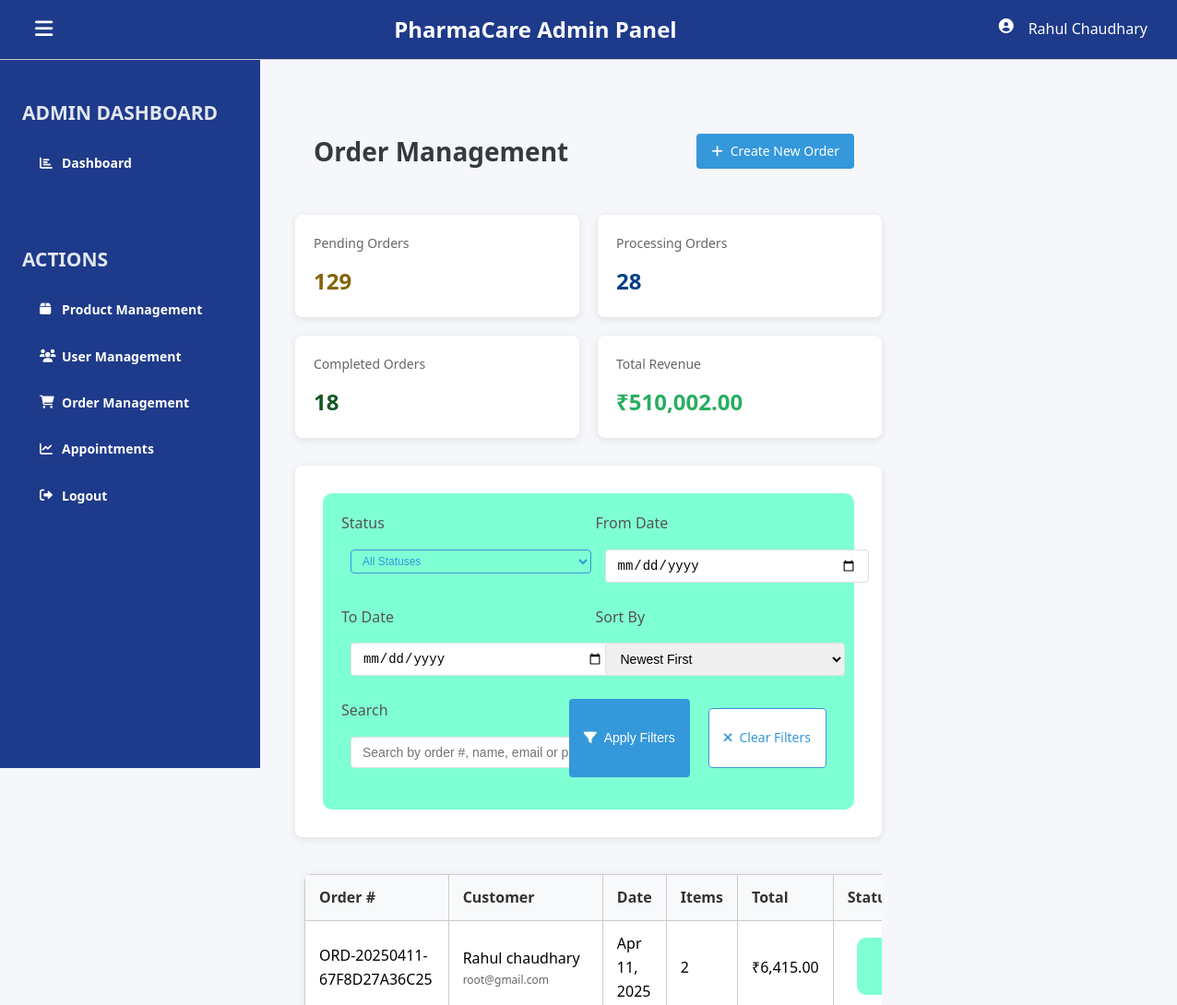
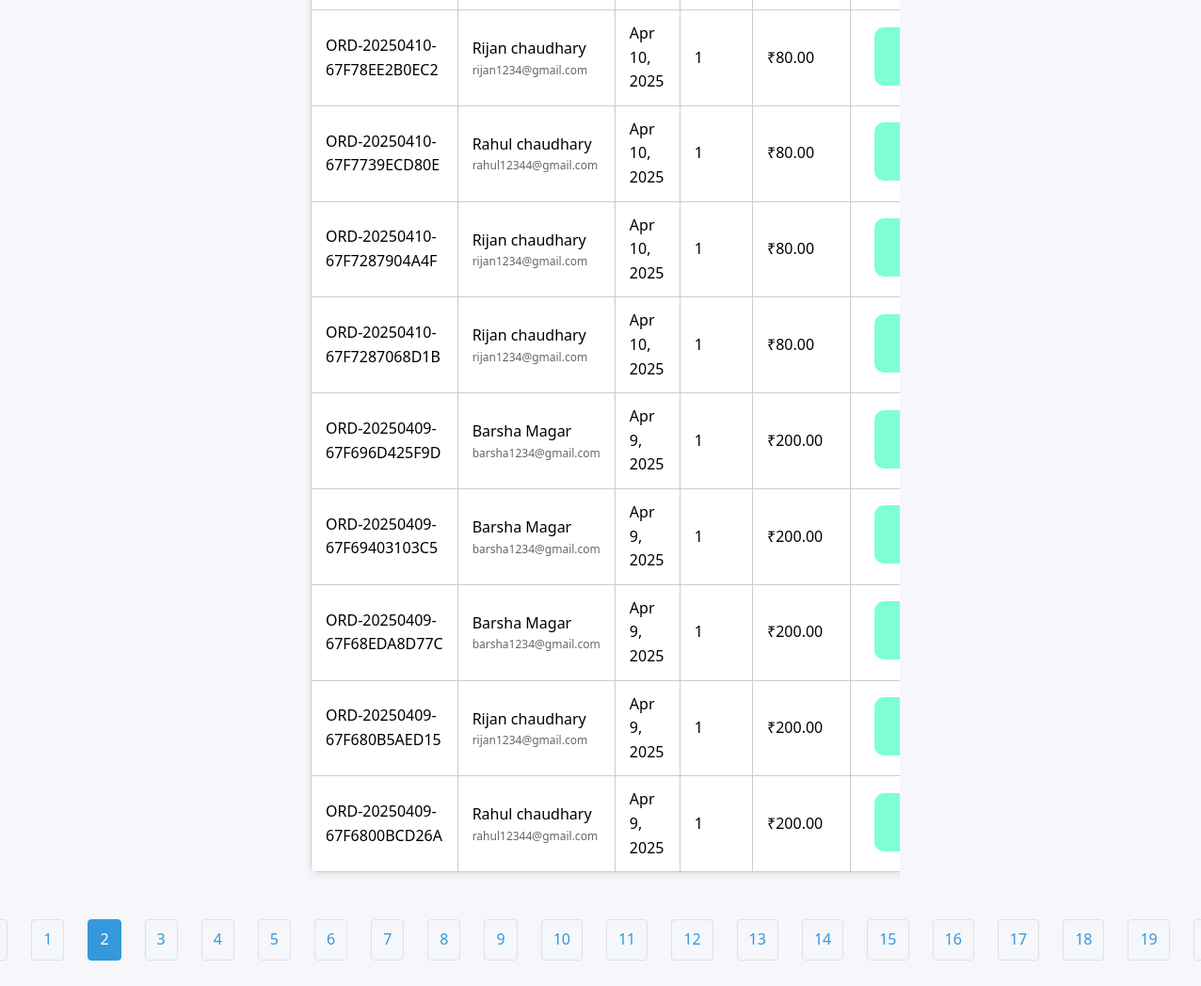
/frontend/pharmacist_orders.php?page=2 (signed in), run on the app's committed database (2 pictures, top to bottom).
### tables this page shows
CREATE TABLE `orders` (
  `id` int(11) NOT NULL,
  `user_id` int(11) DEFAULT NULL,
  `order_number` varchar(50) NOT NULL,
  `total_amount` decimal(10,2) NOT NULL,
  `shipping_fee` decimal(10,2) NOT NULL,
  `payment_method` varchar(20) NOT NULL,
  `payment_details` varchar(255) DEFAULT NULL,
  `status` varchar(20) NOT NULL DEFAULT 'pending',
  `created_at` timestamp NOT NULL DEFAULT current_timestamp(),
  `name` varchar(100) NOT NULL,
  `email` varchar(100) NOT NULL,
  `phone` varchar(20) NOT NULL,
  `address` text NOT NULL,
  `payment_status` varchar(20) DEFAULT 'pending',
  `pidx` varchar(100) DEFAULT NULL
);

### frontend/pharmacist_orders.php (the view, shortened to what this page needs)
<?php
require '../includes/config.php';
$status_filter = $_GET['status'] ?? 'all';
$date_from = $_GET['date_from'] ?? '';
$date_to = $_GET['date_to'] ?? '';
$search_query = $_GET['search'] ?? '';
$sql = "SELECT * FROM orders WHERE 1=1";
$params = [];
$types = '';
$sort = $_GET['sort'] ?? 'newest';
switch ($sort) {
    default:
        $sql .= " ORDER BY created_at DESC";
}
$per_page = 10;
$page = isset($_GET['page']) ? max(1, intval($_GET['page'])) : 1;
$offset = ($page - 1) * $per_page;
$count_sql = str_replace('SELECT *', 'SELECT COUNT(*) as total', $sql);
$stmt = $conn->prepare($count_sql);
$stmt->execute();
$total_result = $stmt->get_result()->fetch_assoc();
$total_orders = $total_result['total'];
$total_pages = ceil($total_orders / $per_page);
$sql .= " LIMIT ? OFFSET ?";
$params[] = $per_page;
$params[] = $offset;
$types .= 'ii';
$stmt = $conn->prepare($sql);
if (!empty($params)) {
    $stmt->bind_param($types, ...$params);
}
$stmt->execute();
$orders = $stmt->get_result()->fetch_all(MYSQLI_ASSOC);
?>
<!DOCTYPE html>
<html lang="en">
<head>
    <link rel="stylesheet" href="../assets/css/dashboard.css">
    <link rel="stylesheet" href="https://cdnjs.cloudflare.com/ajax/libs/font-awesome/6.0.0/css/all.min.css">
</head>
<body>
    <?php include '../Dasboard/Navbar.php'; ?>
    <?php include '../Dasboard/sidebar.php'; ?>
    <div class="orders-container">
        <h1 class="page-title">
            <span>Order Management</span>
            <a href="order.php" class="btn btn-primary">
                <i class="fas fa-plus"></i> Create New Order
            </a>
        </h1>
        <?php
        $summary_sql = "SELECT
            SUM(CASE WHEN status = 'pending' THEN 1 ELSE 0 END) as pending,
            SUM(CASE WHEN status = 'processing' THEN 1 ELSE 0 END) as processing,
            SUM(CASE WHEN status = 'completed' THEN 1 ELSE 0 END) as completed,
            SUM(total_amount) as revenue
            FROM orders";
        $summary_result = $conn->query($summary_sql)->fetch_assoc();
        ?>
        <div class="summary-cards">
            <div class="summary-card pending">
                <div class="summary-card-title">Pending Orders</div>
                <div class="summary-card-value"><?php echo $summary_result['pending']; ?></div>
            </div>
            <div class="summary-card processing">
                <div class="summary-card-title">Processing Orders</div>
                <div class="summary-card-value"><?php echo $summary_result['processing']; ?></div>
            </div>
            <div class="summary-card completed">
                <div class="summary-card-title">Completed Orders</div>
                <div class="summary-card-value"><?php echo $summary_result['completed']; ?></div>
            </div>
            <div class="summary-card revenue">
                <div class="summary-card-title">Total Revenue</div>
                <div class="summary-card-value">₹<?php echo number_format($summary_result['revenue'], 2); ?></div>
            </div>
        </div>
        <div class="filters-container">
            <form method="get" action="pharmacist_orders.php">
                <div class="filter-group">
                    <div class="filter-item">
                        <label for="status">Status</label>
                        <select id="status" name="status">
                            <option value="all" <?php echo $status_filter === 'all' ? 'selected' : ''; ?>>All Statuses</option>
                        </select>
                    </div>
                    <div class="filter-item">
                        <label for="date_from">From Date</label>
                        <input type="date" id="date_from" name="date_from" value="<?php echo htmlspecialchars($date_from); ?>">
                    </div>
                    <div class="filter-item">
                        <label for="date_to">To Date</label>
                        <input type="date" id="date_to" name="date_to" value="<?php echo htmlspecialchars($date_to); ?>">
                    </div>
                    <div class="filter-item">
                        <label for="sort">Sort By</label>
                        <select id="sort" name="sort">
                            <option value="newest" <?php echo $sort === 'newest' ? 'selected' : ''; ?>>Newest First</option>
                        </select>
                    </div>
                </div>
                <div class="filter-group">
                    <div class="filter-item" style="flex: 2;">
                        <label for="search">Search</label>
                        <input type="text" id="search" name="search" placeholder="Search by order #, name, email or phone" value="<?php echo htmlspecialchars($search_query); ?>">
                    </div>
                    <div class="filter-actions">
                        <button type="submit" class="btn btn-primary">
                            <i class="fas fa-filter"></i> Apply Filters
                        </button>
                        <a href="pharmacist_orders.php" class="btn btn-outline">
                            <i class="fas fa-times"></i> Clear Filters
                        </a>
                    </div>
                </div>
            </form>
        </div>
        <?php if (count($orders) > 0): ?>
            <div style="overflow-x: auto;">
                <table class="orders-table">
                    <thead>
                        <tr>
                            <th>Order #</th>
                            <th>Customer</th>
                            <th>Date</th>
                            <th>Items</th>
                            <th>Total</th>
                            <th>Status</th>
                        </tr>
                    </thead>
                    <tbody>
                        <?php foreach ($orders as $order): ?>
                            <tr>
                                <td><?php echo htmlspecialchars($order['order_number']); ?></td>
                                <td>
                                    <div><?php echo htmlspecialchars($order['name']); ?></div>
                                    <div style="font-size: 12px; color: #666;"><?php echo htmlspecialchars($order['email']); ?></div>
                                </td>
                                <td><?php echo date('M j, Y', strtotime($order['created_at'])); ?></td>
                                <td>
                                    <?php
                                    $stmt = $conn->prepare("SELECT COUNT(*) as count FROM order_items WHERE order_id = ?");
                                    $stmt->bind_param("i", $order['id']);
                                    $stmt->execute();
                                    $item_count = $stmt->get_result()->fetch_assoc()['count'];
                                    echo $item_count;
                                    ?>
                                </td>
                                <td>₹<?php echo number_format($order['total_amount'], 2); ?></td>
                                <td>
                                    <form method="post" action="update_order_status.php" style="display: inline;">
                                    </form>
                                </td>
                            </tr>
                        <?php endforeach; ?>
                    </tbody>
                </table>
            </div>
            <?php if ($total_pages > 1): ?>
                <div class="pagination">
                    <?php if ($page > 1): ?>
                        <a href="?<?php echo http_build_query(array_merge($_GET, ['page' => $page - 1])); ?>" class="page-link">
                        </a>
                    <?php endif; ?>
                    <?php for ($i = 1; $i <= $total_pages; $i++): ?>
                        <a href="?<?php echo http_build_query(array_merge($_GET, ['page' => $i])); ?>" class="page-link <?php echo $i == $page ? 'active' : ''; ?>">
                            <?php echo $i; ?>
                        </a>
                    <?php endfor; ?>
                    <?php if ($page < $total_pages): ?>
                        <a href="?<?php echo http_build_query(array_merge($_GET, ['page' => $page + 1])); ?>" class="page-link">
                        </a>
                    <?php endif; ?>
                </div>
            <?php endif; ?>
        <?php endif; ?>
    </div>
</body>
</html>

### assets/css/dashboard.css (style rules this page uses)
body { margin: 0; font-family: Arial, sans-serif; }
form { display: flex; flex-direction: column; background-color: aquamarine; padding: 20px; border-radius: 10px; margin: 10px; }
input { margin: 10px; padding: 10px; }
table { border-collapse: collapse; background-color: whitesmoke; width: 100%; margin: 10px; }
a { text-decoration: none; color: #1e3a8a; border: 1px solid #1e3a8a; border-radius: 10px; padding: 10px; margin: 10px; }
th,td { border: 1px solid #ccc; padding: 8px; text-align: left; }
th { background-color: #1e3a8a; color: white; }
h1 { font-size:20px ; color: #1e3a8a; font-weight: lighter; padding: 10px; margin: 10px; }
select { padding: 20px; margin:10px ; }

### frontend/pharmacist_orders.php (style rules this page uses)
:root { --primary-color: #3498db; --secondary-color: #2980b9; --accent-color: #e74c3c; --light-color: #f8f9fa; --dark-color: #343a40; --success-color: #27ae60; --warning-color: #ffc107; --border-color: #e0e0e0; }
body { font-family: 'Segoe UI', Tahoma, Geneva, Verdana, sans-serif; background-color: #f5f7fa; line-height: 1.6; }
.orders-container { max-width: 1400px; margin: 60px 300px 140px; padding: 0 20px; }
.page-title { font-size: 28px; font-weight: 600; margin-bottom: 30px; color: var(--dark-color); display: flex; justify-content: space-between; align-items: center; flex-wrap: wrap; gap: 15px; }
.filters-container { background: #fff; border-radius: 8px; box-shadow: 0 2px 8px rgba(0, 0, 0, 0.1); padding: 20px; margin-bottom: 30px; }
.filter-group { display: flex; gap: 15px; margin-bottom: 15px; flex-wrap: wrap; }
.filter-item { flex: 1; min-width: 200px; }
.filter-item label { display: block; margin-bottom: 5px; font-weight: 500; color: #555; }
.filter-item select, .filter-item input { width: 100%; padding: 8px 12px; border: 1px solid var(--border-color); border-radius: 4px; font-size: 14px; }
.filter-actions { display: flex; gap: 10px; justify-content: flex-end; }
.btn { padding: 8px 16px; border-radius: 4px; font-weight: 500; text-decoration: none; transition: all 0.3s ease; display: inline-flex; align-items: center; font-size: 14px; cursor: pointer; border: none; }
.btn-primary { background: var(--primary-color); color: white; }
.btn-outline { border: 1px solid var(--primary-color); color: var(--primary-color); background: white; }
.btn i { margin-right: 8px; }
.orders-table { width: 100%; border-collapse: collapse; background: #fff; border-radius: 8px; box-shadow: 0 2px 8px rgba(0, 0, 0, 0.1); overflow: hidden; }
.orders-table th { background-color: #f8f9fa; padding: 12px 15px; text-align: left; font-weight: 600; color: #333; }
.orders-table td { padding: 12px 15px; border-top: 1px solid var(--border-color); }
.pagination { display: flex; justify-content: center; margin-top: 30px; gap: 5px; }
.page-link { padding: 8px 12px; border: 1px solid var(--border-color); border-radius: 4px; color: var(--primary-color); text-decoration: none; }
.page-link.active { background: var(--primary-color); color: white; border-color: var(--primary-color); }
.summary-cards { display: grid; grid-template-columns: repeat(auto-fill, minmax(250px, 1fr)); gap: 20px; margin-bottom: 30px; }
.summary-card { background: #fff; border-radius: 8px; box-shadow: 0 2px 8px rgba(0, 0, 0, 0.1); padding: 20px; }
.summary-card-title { font-size: 14px; color: #666; margin-bottom: 10px; }
.summary-card-value { font-size: 24px; font-weight: 600; color: var(--dark-color); }
.summary-card.pending .summary-card-value { color: #856404; }
.summary-card.processing .summary-card-value { color: #004085; }
.summary-card.completed .summary-card-value { color: #155724; }
.summary-card.revenue .summary-card-value { color: var(--success-color); }
select[name="status"] { padding: 4px 8px; border-radius: 4px; background-color: transparent; border: 1px solid var(--primary-color); color: var(--primary-color); font-size: 12px; cursor: pointer; outline: none; }

### data on the page
orders: order_number "ORD-20250411-67F8D27A36C25", name "Rahul chaudhary", email "root@gmail.com", created_at "Apr 11, 2025", item_count "2", total_amount "6,415.00"
orders: order_number "ORD-20250410-67F78EE2B0EC2", name "Rijan chaudhary", email "rijan1234@gmail.com", created_at "Apr 10, 2025", item_count "1", total_amount "80.00"
orders: order_number "ORD-20250410-67F7739ECD80E", name "Rahul chaudhary", email "rahul12344@gmail.com", created_at "Apr 10, 2025", item_count "1", total_amount "80.00"
orders: order_number "ORD-20250410-67F7287904A4F", name "Rijan chaudhary", email "rijan1234@gmail.com", created_at "Apr 10, 2025", item_count "1", total_amount "80.00"
orders: order_number "ORD-20250410-67F7287068D1B", name "Rijan chaudhary", email "rijan1234@gmail.com", created_at "Apr 10, 2025", item_count "1", total_amount "80.00"
orders: order_number "ORD-20250409-67F696D425F9D", name "Barsha Magar", email "barsha1234@gmail.com", created_at "Apr 9, 2025", item_count "1", total_amount "200.00"
orders: order_number "ORD-20250409-67F69403103C5", name "Barsha Magar", email "barsha1234@gmail.com", created_at "Apr 9, 2025", item_count "1", total_amount "200.00"
orders: order_number "ORD-20250409-67F68EDA8D77C", name "Barsha Magar", email "barsha1234@gmail.com", created_at "Apr 9, 2025", item_count "1", total_amount "200.00"
orders: order_number "ORD-20250409-67F680B5AED15", name "Rijan chaudhary", email "rijan1234@gmail.com", created_at "Apr 9, 2025", item_count "1", total_amount "200.00"
orders: order_number "ORD-20250409-67F6800BCD26A", name "Rahul chaudhary", email "rahul12344@gmail.com", created_at "Apr 9, 2025", item_count "1", total_amount "200.00"

### other printed values
$summary_result['pending'] "129"
$summary_result['processing'] "28"
$summary_result['completed'] "18"
$summary_result['revenue'] "510,002.00"
